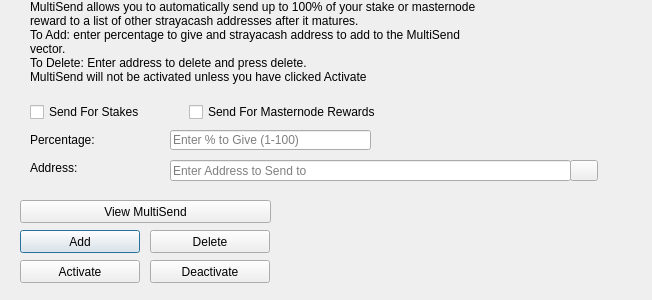
<?xml version="1.0" encoding="UTF-8"?>
<ui version="4.0">
 <class>MultiSendDialog</class>
 <widget class="QDialog" name="MultiSendDialog">
  <property name="windowModality">
   <enum>Qt::NonModal</enum>
  </property>
  <property name="geometry">
   <rect>
    <x>0</x>
    <y>0</y>
    <width>652</width>
    <height>300</height>
   </rect>
  </property>
  <property name="windowTitle">
   <string>MultiSend</string>
  </property>
  <widget class="QLineEdit" name="multiSendPercentEdit">
   <property name="geometry">
    <rect>
     <x>170</x>
     <y>130</y>
     <width>201</width>
     <height>20</height>
    </rect>
   </property>
   <property name="toolTip">
    <string>Enter whole numbers 1 - 100</string>
   </property>
   <property name="placeholderText">
    <string>Enter % to Give (1-100)</string>
   </property>
  </widget>
  <widget class="QLineEdit" name="multiSendAddressEdit">
   <property name="geometry">
    <rect>
     <x>170</x>
     <y>160</y>
     <width>401</width>
     <height>21</height>
    </rect>
   </property>
   <property name="toolTip">
    <string/>
   </property>
   <property name="placeholderText">
    <string>Enter Address to Send to</string>
   </property>
  </widget>
  <widget class="QLabel" name="label_2">
   <property name="geometry">
    <rect>
     <x>30</x>
     <y>0</y>
     <width>451</width>
     <height>121</height>
    </rect>
   </property>
   <property name="lineWidth">
    <number>1</number>
   </property>
   <property name="text">
    <string>MultiSend allows you to automatically send up to 100% of your stake or masternode reward to a list of other strayacash addresses after it matures.
To Add: enter percentage to give and strayacash address to add to the MultiSend vector.
To Delete: Enter address to delete and press delete.
MultiSend will not be activated unless you have clicked Activate</string>
   </property>
   <property name="alignment">
    <set>Qt::AlignLeading|Qt::AlignLeft|Qt::AlignTop</set>
   </property>
   <property name="wordWrap">
    <bool>true</bool>
   </property>
  </widget>
  <widget class="QLabel" name="message">
   <property name="geometry">
    <rect>
     <x>290</x>
     <y>200</y>
     <width>351</width>
     <height>91</height>
    </rect>
   </property>
   <property name="text">
    <string/>
   </property>
  </widget>
  <widget class="QPushButton" name="addButton">
   <property name="geometry">
    <rect>
     <x>20</x>
     <y>230</y>
     <width>120</width>
     <height>23</height>
    </rect>
   </property>
   <property name="toolTip">
    <string/>
   </property>
   <property name="statusTip">
    <string>Add to MultiSend Vector</string>
   </property>
   <property name="text">
    <string>Add</string>
   </property>
  </widget>
  <widget class="QPushButton" name="disableButton">
   <property name="geometry">
    <rect>
     <x>150</x>
     <y>260</y>
     <width>120</width>
     <height>23</height>
    </rect>
   </property>
   <property name="statusTip">
    <string>Deactivate MultiSend</string>
   </property>
   <property name="text">
    <string>Deactivate</string>
   </property>
  </widget>
  <widget class="QPushButton" name="addressBookButton">
   <property name="geometry">
    <rect>
     <x>570</x>
     <y>160</y>
     <width>28</width>
     <height>21</height>
    </rect>
   </property>
   <property name="toolTip">
    <string>Choose an address from the address book</string>
   </property>
   <property name="text">
    <string/>
   </property>
   <property name="icon">
    <iconset resource="../strayacash.qrc">
     <normaloff>:/icons/address-book</normaloff>:/icons/address-book</iconset>
   </property>
   <property name="shortcut">
    <string>Alt+A</string>
   </property>
   <property name="autoDefault">
    <bool>false</bool>
   </property>
  </widget>
  <widget class="QLabel" name="label">
   <property name="geometry">
    <rect>
     <x>30</x>
     <y>130</y>
     <width>121</width>
     <height>20</height>
    </rect>
   </property>
   <property name="toolTip">
    <string>Percentage of stake to send</string>
   </property>
   <property name="text">
    <string>Percentage:</string>
   </property>
  </widget>
  <widget class="QLabel" name="label_5">
   <property name="geometry">
    <rect>
     <x>30</x>
     <y>160</y>
     <width>111</width>
     <height>16</height>
    </rect>
   </property>
   <property name="toolTip">
    <string>Address to send portion of stake to</string>
   </property>
   <property name="text">
    <string>Address:</string>
   </property>
  </widget>
  <widget class="QPushButton" name="deleteButton">
   <property name="geometry">
    <rect>
     <x>150</x>
     <y>230</y>
     <width>120</width>
     <height>23</height>
    </rect>
   </property>
   <property name="toolTip">
    <string/>
   </property>
   <property name="statusTip">
    <string>Delete Address From MultiSend Vector</string>
   </property>
   <property name="text">
    <string>Delete</string>
   </property>
  </widget>
  <widget class="QPushButton" name="activateButton">
   <property name="geometry">
    <rect>
     <x>20</x>
     <y>260</y>
     <width>120</width>
     <height>23</height>
    </rect>
   </property>
   <property name="statusTip">
    <string>Activate MultiSend</string>
   </property>
   <property name="text">
    <string>Activate</string>
   </property>
  </widget>
  <widget class="QPushButton" name="viewButton">
   <property name="geometry">
    <rect>
     <x>20</x>
     <y>200</y>
     <width>251</width>
     <height>23</height>
    </rect>
   </property>
   <property name="toolTip">
    <string/>
   </property>
   <property name="statusTip">
    <string>View MultiSend Vector</string>
   </property>
   <property name="text">
    <string>View MultiSend</string>
   </property>
  </widget>
  <widget class="QWidget" name="horizontalLayoutWidget">
   <property name="geometry">
    <rect>
     <x>30</x>
     <y>100</y>
     <width>351</width>
     <height>24</height>
    </rect>
   </property>
   <layout class="QHBoxLayout" name="horizontalLayout">
    <item>
     <widget class="QCheckBox" name="multiSendStakeCheckBox">
      <property name="text">
       <string>Send For Stakes</string>
      </property>
     </widget>
    </item>
    <item>
     <widget class="QCheckBox" name="multiSendMasternodeCheckBox">
      <property name="text">
       <string>Send For Masternode Rewards</string>
      </property>
     </widget>
    </item>
   </layout>
  </widget>
 </widget>
 <resources>
  <include location="../strayacash.qrc"/>
 </resources>
 <connections/>
</ui>
